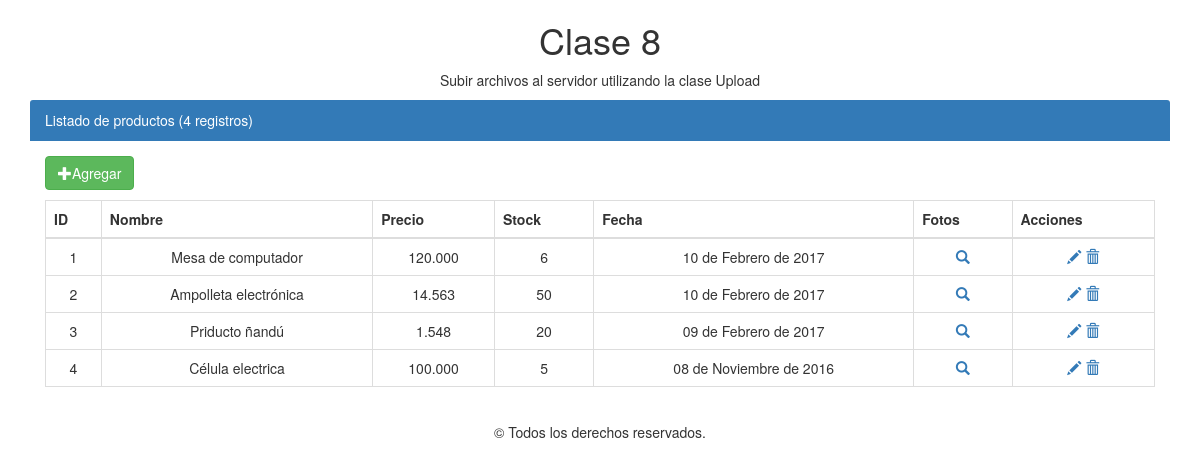
Before: / with the older database file.
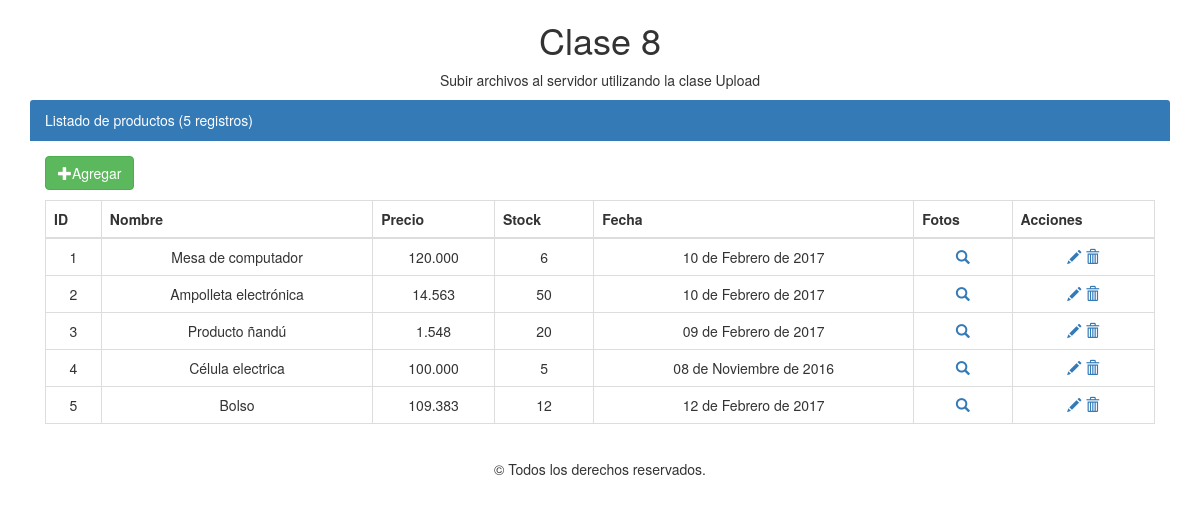
After: the same page with the newer database file.
### tables this page shows
CREATE TABLE `productos` (
  `id` int(11) NOT NULL AUTO_INCREMENT,
  `nombre` varchar(100) NOT NULL,
  `precio` decimal(10,0) NOT NULL,
  `stock` int(11) NOT NULL,
  `fecha` date NOT NULL,
  PRIMARY KEY (`id`)
);

### application/libraries/layout.php (called while the page is built, shortened)
<?php if ( ! defined('BASEPATH') ) exit('No direct script access allowed');
class Layout
{
	private $CI;
	public $layout		= 'default';
	public function __construct($layout = 'default')
	{
		$this->CI		=& get_instance();
		$this->layout	= $layout;
	}
	function setLayout($layout)
	{
		$this->layout	= $layout;
	}
	function view($view = null, $data = null, $return = false)
	{
		$layout			= "layouts/{$this->layout}";
		$vista			= (substr($view, 0, 1) == '/' ? $view : "{$this->CI->router->directory}{$this->CI->router->class}/{$view}");
		$load_view		= array('content_for_layout' => $this->CI->load->view($vista, $data, true));
		if ( $return )
			return $this->CI->load->view($layout, $load_view, true);
		else
			$this->CI->load->view($layout, $load_view, false);
	}
}

### application/controllers/Productos.php (called while the page is built, shortened)
<?php
class Productos extends CI_Controller {
	public function __construct(){
		$this->layout->setLayout("frontend");
	}
	public function listado(){
		if($this->uri->segment(3)){
			$pagina = $this->uri->segment(3);
		} else {
			$pagina = 0;
		}
		$por_pagina = 10;
		$datos = $this->productos_model->getAllPagination($pagina, $por_pagina, "limit");
		$cuantos = $this->productos_model->getAllPagination($pagina, $por_pagina,"cuantos");
		$this->layout->view('listado', compact("datos", "cuantos", "pagina"));
	}
}

### index.php (called while the page is built, shortened)
<?php
require_once BASEPATH.'core/CodeIgniter.php';

### application/models/productos_model.php (called while the page is built, shortened)
<?php
class productos_model extends CI_Model {
	public function getAllPagination($pagina, $por_pagina, $accion){
		switch ($accion) {
			case 'limit':
					$query = $this->db
								->select('id, nombre, precio, stock, fecha')
								->from('productos')
								->limit($por_pagina, $pagina)
								->order_by('id', 'asc')
								->get();
					return $query->result();
				break;
			case 'cuantos':
					$query = $this->db
								->select('id, nombre, precio, stock, fecha')
								->from('productos')
								->count_all_results();
					return $query;
				break;
		}
	}
}
?>

### application/helpers/utilidades_helper.php (called while the page is built, shortened)
<?php
if(!function_exists("fecha"))
{
	function fecha($fecha){
		$dia=substr($fecha,8,2);
		$mes=substr($fecha,5,2);
		$anio=substr($fecha,0,4);
		switch ($mes){
			case '02':
			$mes="Febrero";
			break;
			case '11':
			$mes="Noviembre";
			break;
		}
		$fecha=$dia." de ".$mes." de ".$anio;
		return $fecha;
	}
}

### application/views/productos/listado.php (the view, shortened to what this page needs)
<div class="container">
	<div class="panel-primary">
		<div class="panel-heading">Listado de productos (<?php echo $cuantos; ?> registros)</div>
		<div class="panel-body">
			<p>
				<a class="btn btn-success" href="<?php echo base_url(); ?>productos/add" title="Agregar"><span class="glyphicon glyphicon-plus" aria-hidden="true"></span>Agregar</a>
				<table class="table table-bordered table-sprited table-hover text-center">
					<thead>
						<tr>
							<th>ID</th>
							<th>Nombre</th>
							<th>Precio</th>
							<th>Stock</th>
							<th>Fecha</th>
							<th>Fotos</th>
							<th>Acciones</th>
						</tr>
					</thead>
					<tbody>
						<?php
						foreach ($datos as $dato) { ?>
						<tr>
							<td><?php echo $dato->id; ?></td>
							<td><?php echo $dato->nombre; ?></td>
							<td><?php echo number_format($dato->precio, 0, '', '.'); ?></td>
							<td><?php echo $dato->stock; ?></td>
							<td><?php echo fecha($dato->fecha); ?></td>
							<td>
								<a href="<?php echo base_url(); ?>productos/fotos/<?php echo $dato->id; ?>/<?php echo $pagina; ?>"><span class="glyphicon glyphicon-search" aria-hidden="true"></span></a>
							</td>
							<td>
								<a href="<?php echo base_url(); ?>productos/edit/<?php echo $dato->id; ?>/<?php echo $pagina; ?>" title="Editar"><span class="glyphicon glyphicon-pencil" aria-hidden="true"></span></a>
								<a href="javascript:void(0);" onclick="eliminar('<?php echo base_url(); ?>productos/delete/<?php echo $dato->id; ?>');" title="Eliminar"><span class="glyphicon glyphicon-trash" aria-hidden="true"></span></a>
							</td>
						</tr>
						<?php } ?>
					</tbody>
				</table>
			</p>
		</div>
	</div>
</div>

### application/views/layouts/frontend.php (shortened to what this page needs)
<!DOCTYPE html>
<html lang="es">
<head>
	<link rel="stylesheet" href="<?php echo base_url(); ?>public/css/bootstrap.min.css">
</head>
<body>
	<h1 class="text-center">Clase 8</h1>
	<p class="text-center">
	Subir archivos al servidor utilizando la clase Upload
	</p>
	<?php echo $content_for_layout;?>
</body>
<footer class="text-center">
	&copy Todos los derechos reservados.
</footer>
</html>

Changed rows visible on the page:
changed productos id 3: nombre "Priducto ñandú" → "Producto ñandú"
added productos: id "5", nombre "Bolso", precio "109.383", stock "12", fecha "12 de Febrero de 2017"
Other visible differences:
$cuantos: "4" → "5"
